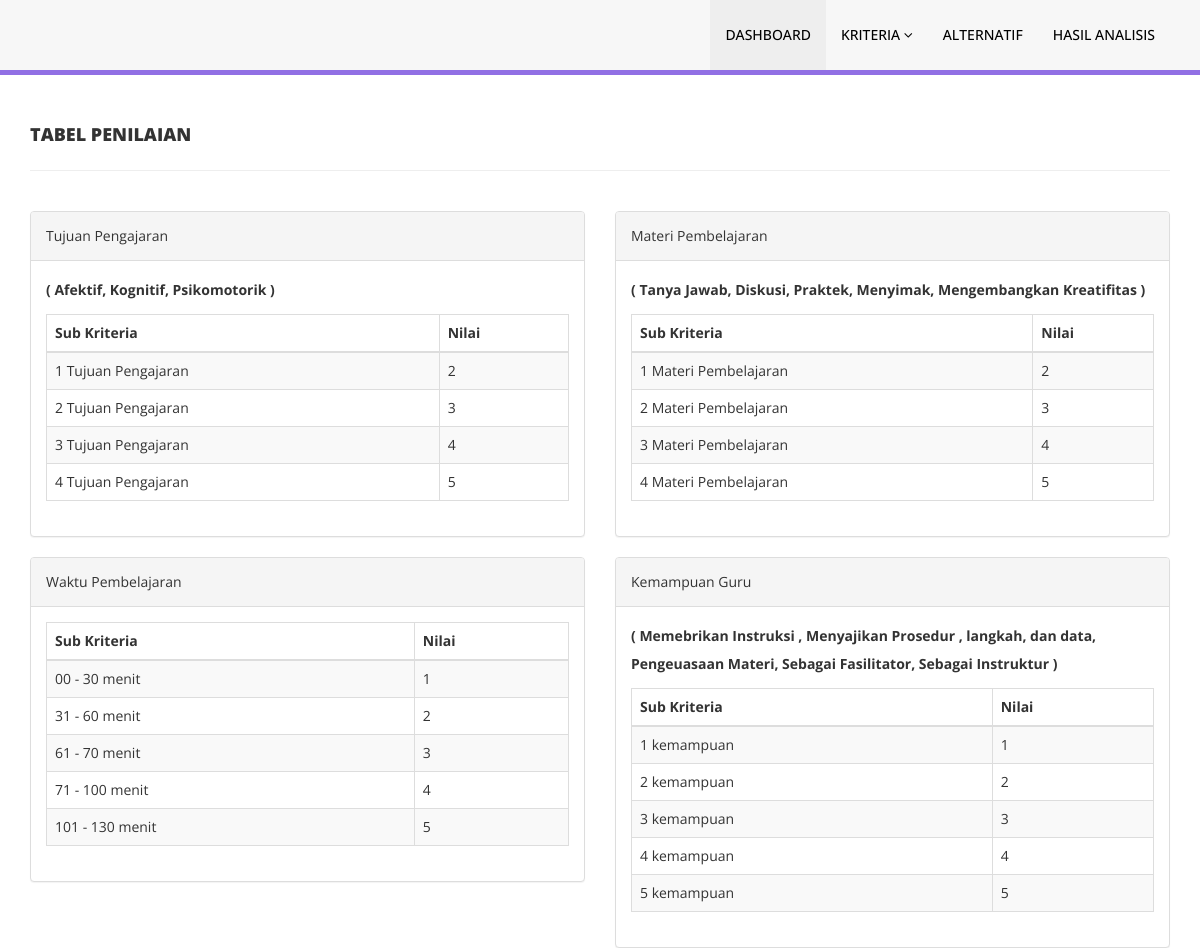
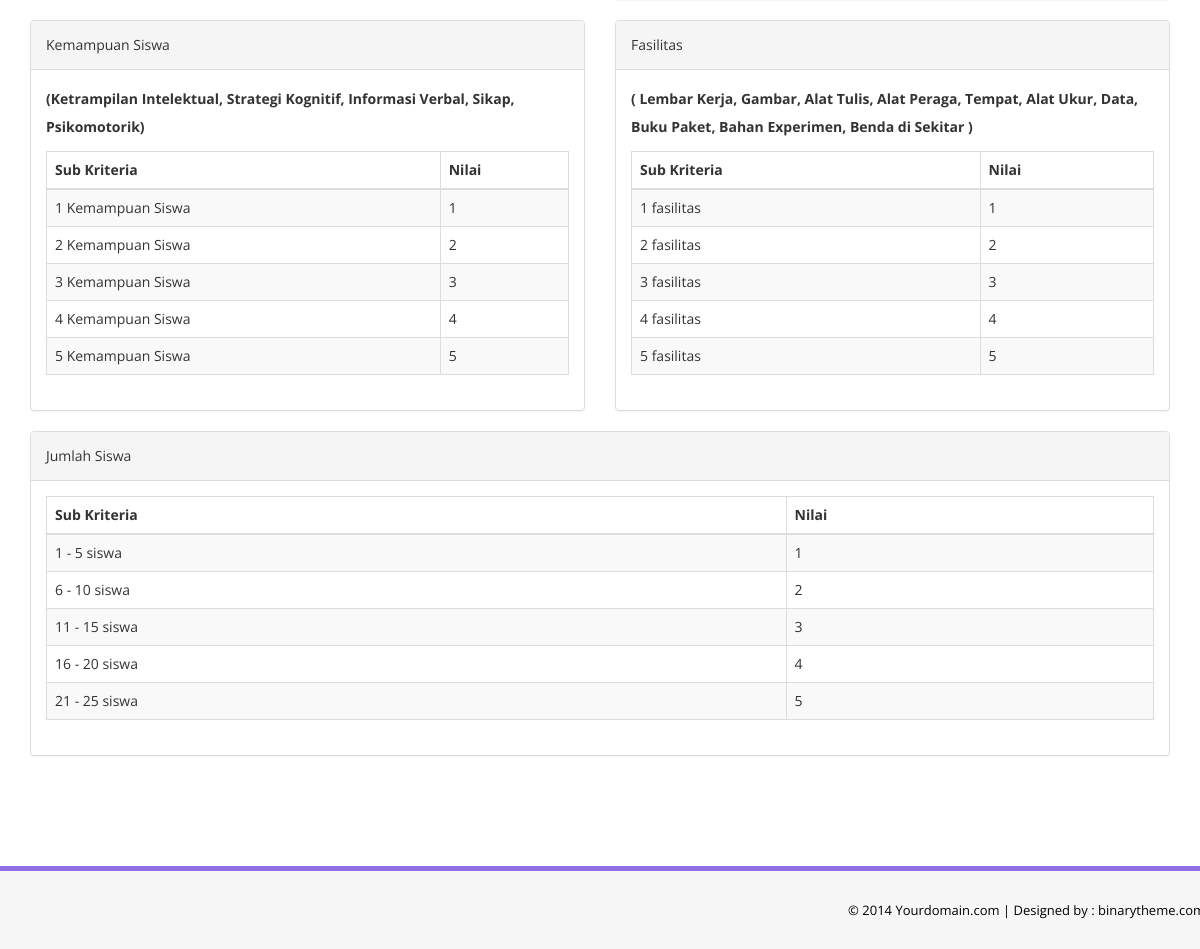
Page /tab_penilaian.php on the committed database (2 pictures, top to bottom).
### tables this page shows
CREATE TABLE `tab_penilaian` (
  `id_penilaian` int(100) NOT NULL,
  `kode_kriteria` varchar(100) NOT NULL,
  `range_nilai` text NOT NULL,
  `nilai` int(10) NOT NULL
);

### tab_penilaian.php (the view, shortened to what this page needs)
<!DOCTYPE html>
<html xmlns="http://www.w3.org/1999/xhtml">
<head>
    <link href="assets/css/bootstrap.css" rel="stylesheet" />
    <link href="assets/css/font-awesome.css" rel="stylesheet" />
    <link href="assets/css/style.css" rel="stylesheet" />
</head>
<body>
<?php include "menu.php" ?>
<?php include_once "koneksi.php" ?>
     <div class="content-wrapper">
        <div class="container">
            <div class="row pad-botm">
                <div class="col-md-12">
                    <h4 class="header-line">Tabel Penilaian</h4>
                </div>
            </div>
            <div class="row">
                <div class="col-md-6">
                    <div class="panel panel-default">
                        <div class="panel-heading">
                            Tujuan Pengajaran
                        </div>
                        <div class="panel-body">
                            <div class="table-responsive">
                                <?php
                                $query_c1 = $koneksi->query("SELECT * FROM tab_sub WHERE kode_kriteria = 'C1'");
                                while($data_c1 = $query_c1->fetch_assoc()){
                                    $nilai_c1[] = $data_c1['nama_sub'];
                                }
                                ?>
                                <p><b><?php echo "( ".implode($nilai_c1, ", ")." )" ?></b></p>
                                <table class="table table-striped table-bordered table-hover">
                                <thead>
                                    <tr>
                                        <th align="center">Sub Kriteria</th>
                                        <th>Nilai</th>
                                    </tr>
                                </thead>
                                <tbody>
                                    <?php
                                    $sql_nilai_c1 = $koneksi->query("SELECT * FROM tab_penilaian WHERE kode_kriteria = 'C1'");
                                    while($data_nilai_c1 = $sql_nilai_c1->fetch_assoc()){?>
                                        <tr>
                                            <td><?php echo $data_nilai_c1['range_nilai'] ?></td>
                                            <td><?php echo $data_nilai_c1['nilai'] ?></td>
                                        </tr>
                                    <?php
                                    }
                                    ?>
                                </tbody>
                                </table>
                            </div>
                        </div>
                    </div>
                </div>
                <div class="col-md-6">
                    <div class="panel panel-default">
                        <div class="panel-heading">
                            Materi Pembelajaran
                        </div>
                        <div class="panel-body">
                            <div class="table-responsive">
                                <?php
                                $query_c2 = $koneksi->query("SELECT * FROM tab_sub WHERE kode_kriteria = 'C2'");
                                while($data_c2 = $query_c2->fetch_assoc()){
                                    $nilai_c2[] = $data_c2['nama_sub'];
                                }
                                ?>
                                <p><b><?php echo "( ".implode($nilai_c2, ", ")." )" ?></b></p>
                                <table class="table table-striped table-bordered table-hover">
                                <thead>
                                    <tr>
                                        <th align="center">Sub Kriteria</th>
                                        <th>Nilai</th>
                                    </tr>
                                </thead>
                                <tbody>
                                    <?php
                                    $sql_nilai_c2 = $koneksi->query("SELECT * FROM tab_penilaian WHERE kode_kriteria = 'C2'");
                                    while($data_nilai_c2 = $sql_nilai_c2->fetch_assoc()){?>
                                        <tr>
                                            <td><?php echo $data_nilai_c2['range_nilai'] ?></td>
                                            <td><?php echo $data_nilai_c2['nilai'] ?></td>
                                        </tr>
                                    <?php
                                    }
                                    ?>
                                </tbody>
                                </table>
                            </div>
                        </div>
                    </div>
                </div>
            </div>
            <div class="row">
                <div class="col-md-6">
                    <div class="panel panel-default">
                        <div class="panel-heading">
                            Waktu Pembelajaran
                        </div>
                        <div class="panel-body">
                            <div class="table-responsive">
                                <table class="table table-striped table-bordered table-hover">
                                    <thead>
                                        <tr>
                                            <th align="center">Sub Kriteria</th>
                                            <th>Nilai</th>
                                        </tr>
                                    </thead>
                                    <tbody>
                                    <?php
                                    $sql_nilai_c3 = $koneksi->query("SELECT * FROM tab_penilaian WHERE kode_kriteria = 'C3'");
                                    while($data_nilai_c3 = $sql_nilai_c3->fetch_assoc()){?>
                                        <tr>
                                            <td><?php echo $data_nilai_c3['range_nilai'] ?></td>
                                            <td><?php echo $data_nilai_c3['nilai'] ?></td>
                                        </tr>
                                    <?php
                                    }
                                    ?>
                                    </tbody>
                                </table>
                            </div>
                        </div>
                    </div>
                </div>
                <div class="col-md-6">
                    <div class="panel panel-default">
                        <div class="panel-heading">
                            Kemampuan Guru
                        </div>
                        <div class="panel-body">
                            <div class="table-responsive">
                                <?php
                                $query_c4 = $koneksi->query("SELECT * FROM tab_sub WHERE kode_kriteria = 'C4'");
                                while($data_c4 = $query_c4->fetch_assoc()){
                                    $nilai_c4[] = $data_c4['nama_sub'];
                                }
                                ?>
                                <p><b><?php echo "( ".implode($nilai_c4, ", ")." )" ?></b></p>
                                <table class="table table-striped table-bordered table-hover">
                                    <thead>
                                        <tr>
                                            <th align="center">Sub Kriteria</th>
                                            <th>Nilai</th>
                                        </tr>
                                    </thead>
                                    <tbody>
                                    <?php
                                    $sql_nilai_c4 = $koneksi->query("SELECT * FROM tab_penilaian WHERE kode_kriteria = 'C4'");
                                    while($data_nilai_c4 = $sql_nilai_c4->fetch_assoc()){?>
                                        <tr>
                                            <td><?php echo $data_nilai_c4['range_nilai'] ?></td>
                                            <td><?php echo $data_nilai_c4['nilai'] ?></td>
                                        </tr>
                                    <?php
                                    }
                                    ?>
                                    </tbody>
                                </table>
                            </div>
                        </div>
                    </div>
                </div>
            </div>
            <div class="row">
                <div class="col-md-6">
                    <div class="panel panel-default">
                        <div class="panel-heading">
                            Kemampuan Siswa
                        </div>
                        <div class="panel-body">
                            <div class="table-responsive">
                                <?php
                                $query_c5 = $koneksi->query("SELECT * FROM tab_sub WHERE kode_kriteria = 'C5'");
                                while($data_c5 = $query_c5->fetch_assoc()){
                                    $nilai_c5[] = $data_c5['nama_sub'];
                                }
                                ?>
                                <p><b><?php echo "(".implode($nilai_c5, ", ").")" ?></b></p>
                                <table class="table table-striped table-bordered table-hover">
                                    <thead>
                                        <tr>
                                            <th align="center">Sub Kriteria</th>
                                            <th>Nilai</th>
                                        </tr>
                                    </thead>
                                    <tbody>
                                    <?php
                                    $sql_nilai_c5 = $koneksi->query("SELECT * FROM tab_penilaian WHERE kode_kriteria = 'C5'");
                                    while($data_nilai_c5 = $sql_nilai_c5->fetch_assoc()){?>
                                        <tr>
                                            <td><?php echo $data_nilai_c5['range_nilai'] ?></td>
                                            <td><?php echo $data_nilai_c5['nilai'] ?></td>
                                        </tr>
                                    <?php
                                    }
                                    ?>
                                    </tbody>
                                </table>
                            </div>
                        </div>
                    </div>
                </div>
                <div class="col-md-6">
                    <div class="panel panel-default">
                        <div class="panel-heading">
                            Fasilitas
                        </div>
                        <div class="panel-body">
                            <div class="table-responsive">
                                <?php
                                $query_c6 = $koneksi->query("SELECT * FROM tab_sub WHERE kode_kriteria = 'C6'");
                                while($data_c6 = $query_c6->fetch_assoc()){
                                    $nilai_c6[] = $data_c6['nama_sub'];
                                }
                                ?>
                                <p><b><?php echo "( ".implode($nilai_c6, ", ")." )" ?></b></p>
                                <table class="table table-striped table-bordered table-hover">
                                    <thead>
                                        <tr>
                                            <th align="center">Sub Kriteria</th>
                                            <th>Nilai</th>
                                        </tr>
                                    </thead>
                                    <tbody>
                                    <?php
                                    $sql_nilai_c6 = $koneksi->query("SELECT * FROM tab_penilaian WHERE kode_kriteria = 'C6'");
                                    while($data_nilai_c6 = $sql_nilai_c6->fetch_assoc()){?>
                                        <tr>
                                            <td><?php echo $data_nilai_c6['range_nilai'] ?></td>
                                            <td><?php echo $data_nilai_c6['nilai'] ?></td>
                                        </tr>
                                    <?php
                                    }
                                    ?>
                                    </tbody>
                                </table>
                            </div>
                        </div>
                    </div>
                </div>
            </div>
            <div class="row">
                <div class="col-md-12">
                    <div class="panel panel-default">
                        <div class="panel-heading">
                            Jumlah Siswa
                        </div>
                        <div class="panel-body">
                            <div class="table-responsive">
                                <table class="table table-striped table-bordered table-hover">
                                    <thead>
                                        <tr>
                                            <th align="center">Sub Kriteria</th>
                                            <th>Nilai</th>
                                        </tr>
                                    </thead>
                                    <tbody>
                                    <?php
                                    $sql_nilai_c7 = $koneksi->query("SELECT * FROM tab_penilaian WHERE kode_kriteria = 'C7'");
                                    while($data_nilai_c7 = $sql_nilai_c7->fetch_assoc()){?>
                                        <tr>
                                            <td><?php echo $data_nilai_c7['range_nilai'] ?></td>
                                            <td><?php echo $data_nilai_c7['nilai'] ?></td>
                                        </tr>
                                    <?php
                                    }
                                    ?>
                                    </tbody>
                                </table>
                            </div>
                        </div>
                    </div>
                </div>
            </div>
        </div>
    </div>
    <section class="footer-section">
        <div class="container">
            <div class="row">
                <div class="col-md-12">
                   &copy; 2014 Yourdomain.com |<a href="http://www.binarytheme.com/" target="_blank"  > Designed by : binarytheme.com</a>
                </div>
            </div>
        </div>
    </section>
</body>
</html>

### assets/css/style.css (style rules this page uses)
.content-wrapper { margin-top: 40px; min-height:800px; padding-bottom:90px; }
.header-line { font-weight:900; padding-bottom:25px; border-bottom:1px solid #eeeeee; text-transform:uppercase; }
.pad-botm { padding-bottom:30px; }
.footer-section { padding:25px 50px 25px 50px; color:#000; font-size:13px; background-color: #f7f7f7; text-align:right; border-top:5px solid #9170E4; }
.footer-section a, .footer-section a:hover { color:#000; }

### rows in the picture
tab_penilaian: range_nilai "1 Tujuan Pengajaran", nilai "2"
tab_penilaian: range_nilai "2 Tujuan Pengajaran", nilai "3"
tab_penilaian: range_nilai "3 Tujuan Pengajaran", nilai "4"
tab_penilaian: range_nilai "4 Tujuan Pengajaran", nilai "5"
tab_penilaian: range_nilai "1 Materi Pembelajaran", nilai "2"
tab_penilaian: range_nilai "2 Materi Pembelajaran", nilai "3"
tab_penilaian: range_nilai "3 Materi Pembelajaran", nilai "4"
tab_penilaian: range_nilai "4 Materi Pembelajaran", nilai "5"
tab_penilaian: range_nilai "00 - 30 menit", nilai "1"
tab_penilaian: range_nilai "31 - 60 menit", nilai "2"
tab_penilaian: range_nilai "61 - 70 menit", nilai "3"
tab_penilaian: range_nilai "71 - 100 menit", nilai "4"
tab_penilaian: range_nilai "101 - 130 menit", nilai "5"
tab_penilaian: range_nilai "1 kemampuan", nilai "1"
tab_penilaian: range_nilai "2 kemampuan", nilai "2"
tab_penilaian: range_nilai "3 kemampuan", nilai "3"
tab_penilaian: range_nilai "4 kemampuan", nilai "4"
tab_penilaian: range_nilai "5 kemampuan", nilai "5"
tab_penilaian: range_nilai "1 Kemampuan Siswa", nilai "1"
tab_penilaian: range_nilai "2 Kemampuan Siswa", nilai "2"
tab_penilaian: range_nilai "3 Kemampuan Siswa", nilai "3"
tab_penilaian: range_nilai "4 Kemampuan Siswa", nilai "4"
tab_penilaian: range_nilai "5 Kemampuan Siswa", nilai "5"
tab_penilaian: range_nilai "1 fasilitas", nilai "1"
tab_penilaian: range_nilai "2 fasilitas", nilai "2"
tab_penilaian: range_nilai "3 fasilitas", nilai "3"
tab_penilaian: range_nilai "4 fasilitas", nilai "4"
tab_penilaian: range_nilai "5 fasilitas", nilai "5"
tab_penilaian: range_nilai "1 - 5 siswa", nilai "1"
tab_penilaian: range_nilai "6 - 10 siswa", nilai "2"
tab_penilaian: range_nilai "11 - 15 siswa", nilai "3"
tab_penilaian: range_nilai "16 - 20 siswa", nilai "4"
tab_penilaian: range_nilai "21 - 25 siswa", nilai "5"

### other values in the picture
implode($nilai_c1, ", ") "Afektif, Kognitif, Psikomotorik"
implode($nilai_c2, ", ") "Tanya Jawab, Diskusi, Praktek, Menyimak, Mengembangkan Kreatifitas"
implode($nilai_c4, ", ") "Memebrikan Instruksi , Menyajikan Prosedur , langkah, dan data, Pengeuasaan Materi, Sebagai Fasilitator, Sebagai Instruktur"
implode($nilai_c5, ", ") "Ketrampilan Intelektual, Strategi Kognitif, Informasi Verbal, Sikap, Psikomotorik"
implode($nilai_c6, ", ") "Lembar Kerja, Gambar, Alat Tulis, Alat Peraga, Tempat, Alat Ukur, Data, Buku Paket, Bahan Experimen, Benda di Sekitar"
